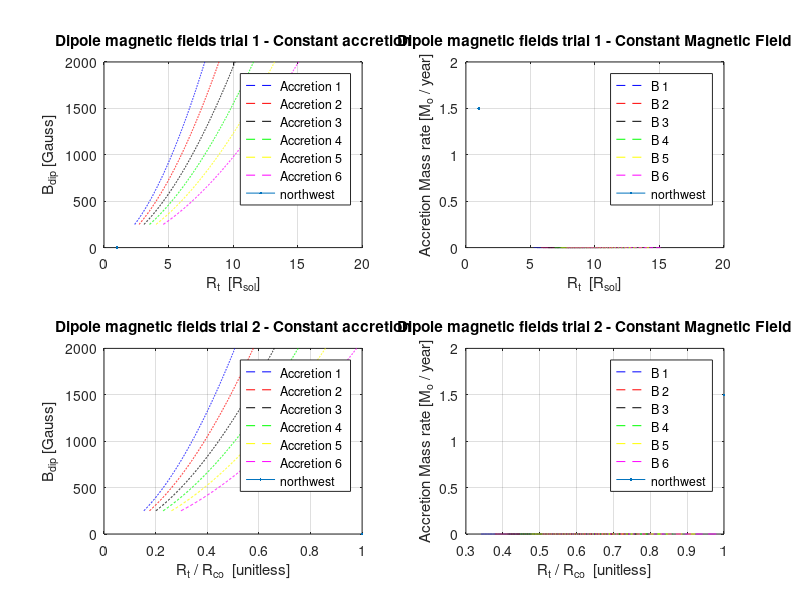

The MATLAB source for this figure:
%This documents will plot examples graphs for the first tries of the
%project

%The first graph I will want to produce is the magnetic field of a dipole
%against the truncation radius

%Firstly, I will define some constants in cgs units

R_sol = 6.957 * 10^10; 
M_sol = 1.989 * 10^33;
G = 6.674 * 10^-8;
year = 3.1536 * 10^7;
day = 86400;

beta = 0.6;  %Parameter


%Then, I will define values for tests stars

dt = 0.001;      %steps for accuracy

B_dip = linspace(250, 2000, (1/dt)+1);   %values in gauss

M_star = M_sol;      %linspace(M_sol, 2*M_sol, (1/dt)+1);
R_star = 2 * R_sol;       %linspace(1*R_sol, 2*R_sol, (1/dt)+1);
Period = 7 * day;           %linspace(5*day, 10*day, (1/dt)+1);

p = 8:0.2:9;



M_acc_const = ((10.^(-p)).*M_sol) ./ year;

u_dip = B_dip .* ((R_star.^3)./2);

%Now I will calculate the truncation radius in R_sol keeping the accretion rate
%constant for a few different values


R_t_AC = zeros(length(p), (1/dt)+1);

for i = 1:length(p)

    for j = 1:((1/dt) + 1)

        R_t_AC(i, j) = (beta .* (u_dip(j).^(4/7)) .* ((2.*G.*M_star).^(-1/7)) .* (M_acc_const(i).^(-2/7))) / R_sol;

    end
end

subplot(2,2,1)                                   
plot(R_t_AC(1, 1:end), B_dip, 'b--', R_t_AC(2, 1:end), B_dip, 'r--', R_t_AC(3, 1:end), B_dip, 'k--', R_t_AC(4, 1:end), B_dip, 'g--', R_t_AC(5, 1:end), B_dip, 'y--', R_t_AC(6, 1:end), B_dip, 'm--', LineWidth=1.5)
legend('Accretion 1', 'Accretion 2', 'Accretion 3', 'Accretion 4', 'Accretion 5', 'Accretion 6', Location='northwest')
title('Dipole magnetic fields trial 1 - Constant accretion')
xlabel('R_t  [R_{sol}]')
ylabel('B_{dip} [Gauss]')
grid on

hold off


%Now I will try to plot the graph of the mass accretion rate against the
%truncation radius keeping the magnetic dipole field constant for a few
%different values


B_dip_const = linspace(1000, 2000, length(p));

M_acc = linspace(10^-9, 10^-8, (1/dt)+1) .* (M_sol ./ year);


u_dip_BC = zeros(length(p), (1/dt)+1);
R_t_BC = zeros(length(p), (1/dt)+1);

for i = 1:length(p)

    for j = 1:((1/dt) + 1)

        u_dip_BC(i, j) = B_dip_const(i) .* ((R_star.^3)./2);

        R_t_BC(i, j) = (beta .* (u_dip_BC(i, j).^(4/7)) .* ((2.*G.*M_star).^(-1/7)) .* (M_acc(j).^(-2/7))) / R_sol;

    end
end


subplot(2,2,2)                                     
plot(R_t_BC(1, 1:end), (M_acc .* (year/M_sol)), 'b--', R_t_BC(2, 1:end), (M_acc .* (year/M_sol)), 'r--', R_t_BC(3, 1:end), (M_acc .* (year/M_sol)), 'k--', R_t_BC(4, 1:end), (M_acc .* (year/M_sol)), 'g--', R_t_BC(5, 1:end), (M_acc .* (year/M_sol)), 'y--', R_t_BC(6, 1:end), (M_acc .* (year/M_sol)), 'm--', LineWidth=1.5)
legend('B 1', 'B 2', 'B 3', 'B 4', 'B 5', 'B 6', Location='northwest')
title('Dipole magnetic fields trial 1 - Constant Magnetic Field')
xlabel('R_t  [R_{sol}]')
ylabel('Accretion Mass rate [M_o / year]')
grid on

hold off



%Now I will calculate the corotation radius and produce the same two graphs
%above, but the x-axis will be in terms of R_t / R_co

R_co = (((G .* M_star) ./ (((2*pi) ./ Period).^2)) .^ (1/3)) ./ R_sol;

R_t_AC_co = R_t_AC ./ R_co;
R_t_BC_co = R_t_BC ./ R_co;

subplot(2,2,3)                                    
plot(R_t_AC_co(1, 1:end), B_dip, 'b--', R_t_AC_co(2, 1:end), B_dip, 'r--', R_t_AC_co(3, 1:end), B_dip, 'k--', R_t_AC_co(4, 1:end), B_dip, 'g--', R_t_AC_co(5, 1:end), B_dip, 'y--', R_t_AC_co(6, 1:end), B_dip, 'm--', LineWidth=1.5)
legend('Accretion 1', 'Accretion 2', 'Accretion 3', 'Accretion 4', 'Accretion 5', 'Accretion 6', Location='northwest')
title('Dipole magnetic fields trial 2 - Constant accretion')
xlabel('R_t / R_{co}  [unitless]')
ylabel('B_{dip} [Gauss]')
grid on

hold off



subplot(2,2,4)                                    
plot(R_t_BC_co(1, 1:end), (M_acc .* (year/M_sol)), 'b--', R_t_BC_co(2, 1:end), (M_acc .* (year/M_sol)), 'r--', R_t_BC_co(3, 1:end), (M_acc .* (year/M_sol)), 'k--', R_t_BC_co(4, 1:end), (M_acc .* (year/M_sol)), 'g--', R_t_BC_co(5, 1:end), (M_acc .* (year/M_sol)), 'y--', R_t_BC_co(6, 1:end), (M_acc .* (year/M_sol)), 'm--', LineWidth=1.5)
legend('B 1', 'B 2', 'B 3', 'B 4', 'B 5', 'B 6', Location='northwest')
title('Dipole magnetic fields trial 2 - Constant Magnetic Field')
xlabel('R_t / R_{co}  [unitless]')
ylabel('Accretion Mass rate [M_o / year]')
grid on

hold off











